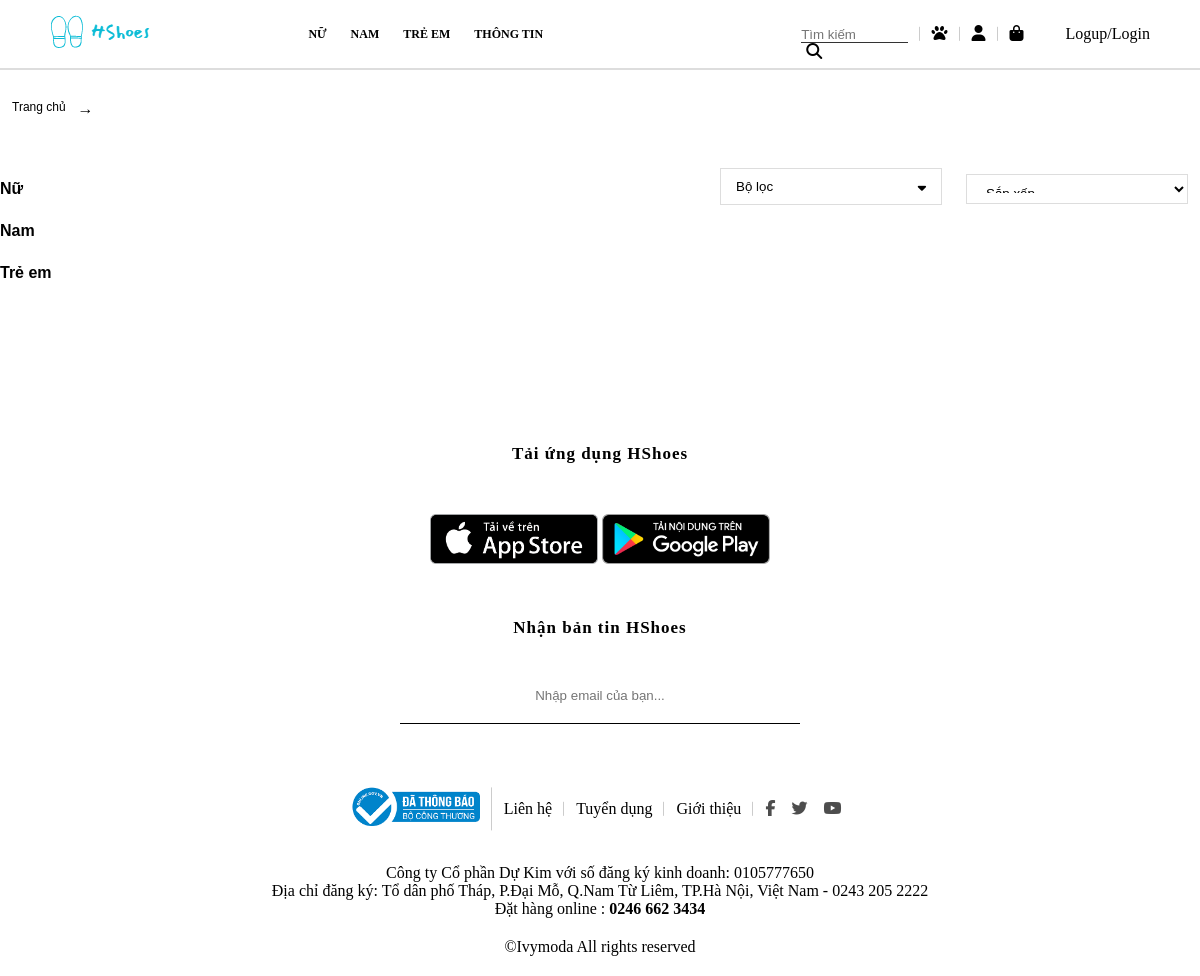
The app's page /demo.php with its own data.
### tables this page shows
CREATE TABLE `danhmuc` (
  `MaDanhMuc` int(11) NOT NULL,
  `TenDanhMuc` varchar(255) NOT NULL
);

### giaodien/categoryspview.php (the view, shortened to what this page needs)
<?php
    $MaDanhMuc = $_GET['MaDM'];
    $MaLoaiSP = $_GET['MaLoai'];
    $ViewDM = mysqli_query($con,"SELECT * FROM danhmuc WHERE MaDanhMuc = '$MaDanhMuc'") or die(mysqli_error($con));
    $rowdm = mysqli_fetch_assoc($ViewDM);
?>
<section class="category">
    <div class="container">
        <div class="category-top row">
            <p>Trang chủ</p> <span>&#8594;</span><p><?php echo $rowdm['TenDanhMuc']; ?></p><?php if($MaLoaiSP != 0) { ?><span>&#8594;</span><p><?php echo $rowlsp['TenLoaiSP']; ?></p><?php } ?>
        </div>
    </div>
    <div class="container">
        <div class="row">
            <div class="category-left">
                <ul>
                <?php
                    $ViewDM_Query = "SELECT * FROM danhmuc";
                    $ViewDM_Result = mysqli_query($con,$ViewDM_Query) or die(mysqli_error($con));
                    while ($rowdanhmuc = mysqli_fetch_assoc($ViewDM_Result))
                    {
                        ?>
                        <li class="category-left-li"><a><?php echo $rowdanhmuc['TenDanhMuc']; ?></a>
                        </li>
                        <?php
                    }
                ?>
                </ul>
            </div>
            <div class="category-right row">
                <div class="category-right-top-item">
                </div>
                <div class="category-right-top-item">
                    <button><span>Bộ lọc</span><i class="fas fa-sort-down"></i></button>
                </div>
                <div class="category-right-top-item">
                    <select name="" id="">
                        <option value="">Sắp xếp</option>
                    </select>
                </div>
            </div>
        </div>
    </div>
    </section>

### giaodien/header.php (shortened to what this page needs)
<header>
    <div class="logo"> <a href="index.php"><img src ="images/low-res-logo.png"></a></div>
    <div class ="menu">
        <?php
            $ViewDM_Query = "SELECT * FROM danhmuc";
            $ViewDM_Result = mysqli_query($con,$ViewDM_Query) or die(mysqli_error($con));
            if (mysqli_num_rows($ViewDM_Result) != 0)
            {
                while ($rowdanhmuc = mysqli_fetch_assoc($ViewDM_Result))
                {
                    ?>
                    <li><a style="text-transform: uppercase;" href="demo.php?MaDM=<?php echo $rowdanhmuc['MaDanhMuc']; ?>&&MaLoai=0"><?php echo $rowdanhmuc['TenDanhMuc']; ?></a>
                        <?php
                }
            }
        ?>
        <li><a href="">THÔNG TIN</a></li>
    </div>
    <div class ="others">
        <li>
            <input placeholder="Tìm kiếm" type ="text" onkeyup="Search(this.value)"><i class ="fas fa-search"></i>
        </li>
        <li><a class ="fa fa-paw" href="favor.php"></a></li>
        <li><a class ="fa fa-user" href="<?php if(isset($_SESSION['id'])) echo 'info.php'; else echo 'moidangnhap.php'; ?>"></a></li>
        <li><a class ="fa fa-shopping-bag" href="cart.php"></a></li>
    </div>
    <div class="btn-login" >
    <?php
        if($_SESSION['active'] == "yes")
        {
    ?>
            <li><a href="logout.php">Logout</a></li>
    <?php
        }
        else
        {
            ?>
            <li><a href="logup.php">Logup</a></li>/
            <li><a href="login.php">Login</a></li>
            <?php
        }
    ?>
    </div>
</header>

### style.css (style rules this page uses)
:root { --main-text-font:Arial, Helvetica, sans-serif; }
* { margin:0; padding:0; box-sizing: border-box; outline:none; }
li { list-style: none; }
a { text-decoration: none; color:#000; }
.container { max-width: 1200px; margin:auto; }
.row { display:flex; flex-wrap: wrap; }
header { display:flex; justify-content: space-between; padding:12px 50px ; height:70px; align-items: center; position:fixed; top:0; left:0; width:100%; z-index: 1; border-bottom: 2px solid #dddddd; background: rgba(255,255,255,0.3) }
.logo { flex:1; }
.menu { flex:2; display:flex; }
.menu > li { padding: 0 12px; position: relative; }
.menu li a { font-size: 12px; font-weight:bold; display: block; line-height: 20px; }
.others { flex:1; display:flex; }
.others > li { padding: 0 12px; position:relative; }
.others >li::after { content:""; display: block; width: 1px; height: 80%; background: #cccccc; position: absolute; right: 0; top: 50%; transform: translateY(-50%); }
.others >li:last-child::after { display:none; }
.others > li:first-child { position:relative; }
.fa-search { margin-left:5px; }
.others > li:first-child input { width:100%; border:none; border-bottom: 1px solid #333; background:transparent; outline:none; margin-right:50px; }
.others > li:first-child i { position:absolute; }
.btn-login { margin-left:30px; display:flex; align-items: center; text-align: center; }
.btn-login > li { position:relative; }
.category { padding:100px 0 0; }
.category-top { margin-bottom: 50px; }
.category-top p { font-family: var(--main-text-font); margin:0 12px; font-size: 12px; }
.category-left { width:20%; }
.category-right { width:80%; }
.category-right-top-item:first-child { flex:2; font-family: var(--main-text-font); font-size: 16px; font-weight: bold; }
.category-right-top-item { flex:1; padding: 0 12px; }
.category-right-top-item button { width: 100%; padding: 10px 15px ; display: flex; justify-content: space-between; background-color: #fff; border:1px solid #dddddd; cursor: pointer; }
.category-right-top-item select { width: 100%; padding: 10px 15px ; display: flex; justify-content: space-between; background-color: #fff; border:1px solid #dddddd; cursor: pointer; }
.category-left ul li { padding:12px 0; }
.category-left ul li>a { color: black; font-size: 16px; font-weight: bold; font-family: var(--main-text-font); }
.info-content-right-product_add input,select { width:200px; height:30px; display:block; margin:6px 0 12px; padding-left: 12px; }

### records on screen
danhmuc: TenDanhMuc "NỮ", TenDanhMuc "Nữ"
danhmuc: TenDanhMuc "NAM", TenDanhMuc "Nam"
danhmuc: TenDanhMuc "TRẺ EM", TenDanhMuc "Trẻ em"
